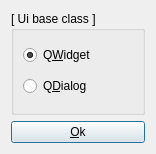
<ui version="4.0" >
 <class>designerUiType</class>
 <widget class="QDialog" name="designerUiType" >
  <property name="geometry" >
   <rect>
    <x>0</x>
    <y>0</y>
    <width>156</width>
    <height>154</height>
   </rect>
  </property>
  <property name="windowTitle" >
   <string>Ui</string>
  </property>
  <layout class="QGridLayout" name="gridLayout" >
   <item row="0" column="0" >
    <widget class="QGroupBox" name="groupBox" >
     <property name="title" >
      <string>[ Ui base class ]</string>
     </property>
     <layout class="QGridLayout" name="gridLayout_2" >
      <item row="0" column="0" >
       <widget class="QRadioButton" name="widgetRadioButton" >
        <property name="text" >
         <string>Q&amp;Widget</string>
        </property>
        <property name="checked" >
         <bool>true</bool>
        </property>
       </widget>
      </item>
      <item row="1" column="0" >
       <widget class="QRadioButton" name="dialogRadioButton" >
        <property name="text" >
         <string>Q&amp;Dialog</string>
        </property>
       </widget>
      </item>
     </layout>
    </widget>
   </item>
   <item row="1" column="0" >
    <widget class="QPushButton" name="pushButton" >
     <property name="text" >
      <string>&amp;Ok</string>
     </property>
    </widget>
   </item>
  </layout>
 </widget>
 <resources/>
 <connections>
  <connection>
   <sender>pushButton</sender>
   <signal>clicked()</signal>
   <receiver>designerUiType</receiver>
   <slot>accept()</slot>
   <hints>
    <hint type="sourcelabel" >
     <x>97</x>
     <y>129</y>
    </hint>
    <hint type="destinationlabel" >
     <x>60</x>
     <y>146</y>
    </hint>
   </hints>
  </connection>
 </connections>
</ui>
